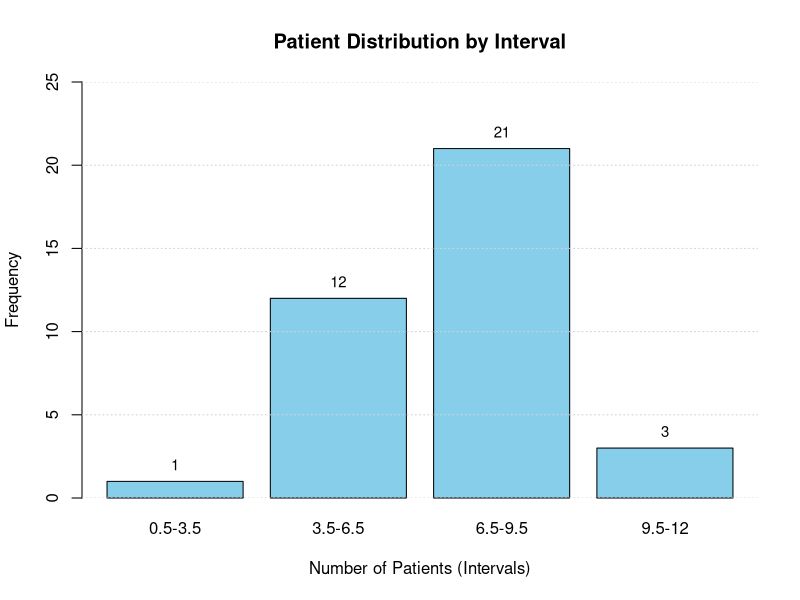
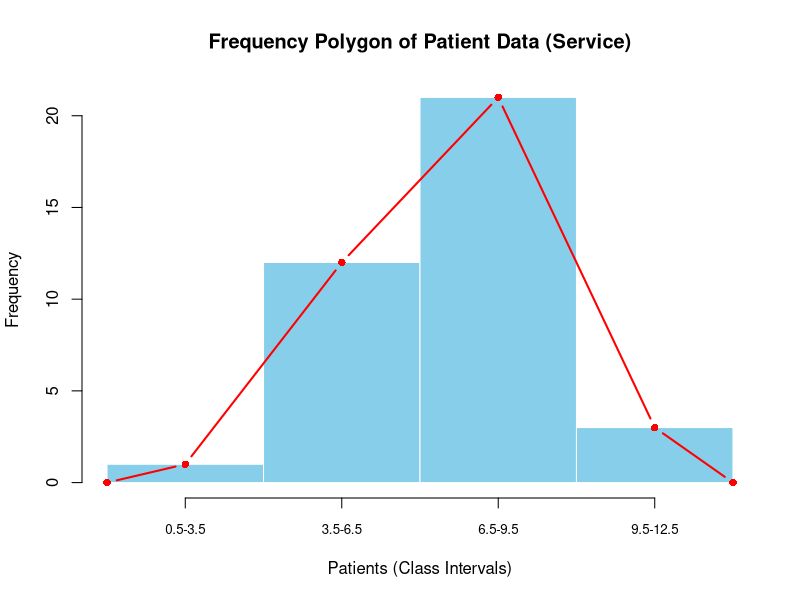
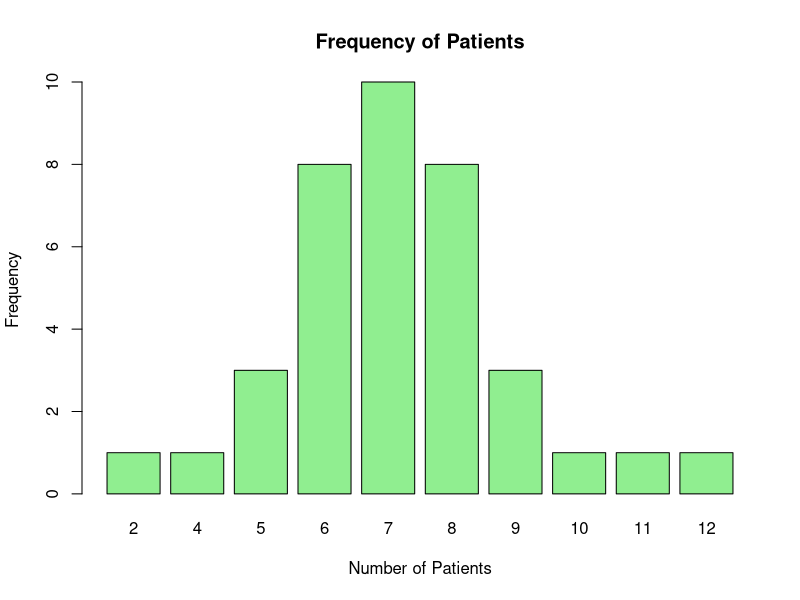

Generate these figures, in order, with R:
# 1. Define the data
intervals <- c("0.5-3.5", "3.5-6.5", "6.5-9.5", "9.5-12")
frequencies <- c(1, 12, 21, 3)

# 2. Create the plot using barplot for exact interval labels
# 'names.arg' puts your custom text labels on the x-axis
bp <- barplot(frequencies, 
        names.arg = intervals, 
        col = "skyblue", 
        border = "black",
        main = "Patient Distribution by Interval",
        xlab = "Number of Patients (Intervals)",
        ylab = "Frequency",
        ylim = c(0, 25)) # Adjust y-axis limit to fit the peak

# 3. Optional: Add the frequency numbers on top of each bar
text(x = bp, y = frequencies + 1, labels = frequencies, cex = 0.9)

# 4. Add a grid for better readability
grid(nx = NA, ny = NULL)

# 1. Define the data








# 1. Setup Data
midpoints <- c(2, 5, 8, 11)
frequencies <- c(1, 12, 21, 3)
breaks_vec <- c(0.5, 3.5, 6.5, 9.5, 12.5)

# 2. Create the Histogram
# We save the histogram to an object to use its coordinates
h <- hist(rep(midpoints, frequencies), 
          breaks = breaks_vec, 
          col = "skyblue", 
          border = "white",
          main = "Frequency Polygon of Patient Data (Service)",
          xlab = "Patients (Class Intervals)", 
          ylab = "Frequency",
          xaxt = "n")

# 3. Add the Frequency Polygon (Joining the midpoints)
# We add (0,0) at the start and end to 'anchor' the polygon to the x-axis
x_poly <- c(0.5, midpoints, 12.5)
y_poly <- c(0, frequencies, 0)

lines(x_poly, y_poly, type = "b", col = "red", lwd = 2, pch = 16)

# 4. Add Custom X-axis labels
axis(1, at = midpoints, 
     labels = c("0.5-3.5", "3.5-6.5", "6.5-9.5", "9.5-12.5"), 
     cex.axis = 0.8)




# 1. Input the raw data from your image
patients_data <- c(4, 10, 8, 8, 7, 9, 7, 8, 5, 5, 7, 7, 6, 7, 7, 8, 11, 6, 8, 12, 2, 7, 8, 9, 7, 9, 6, 6, 7, 5, 8, 6, 6, 6, 6, 8, 7)

# 2. Generate the frequency table
freq_table <- table(patients_data)
print(freq_table)

# 3. Create a Bar Plot to visualize the counts
barplot(freq_table, 
        main="Frequency of Patients", 
        xlab="Number of Patients", 
        ylab="Frequency", 
        col="lightgreen", 
        border="black")
